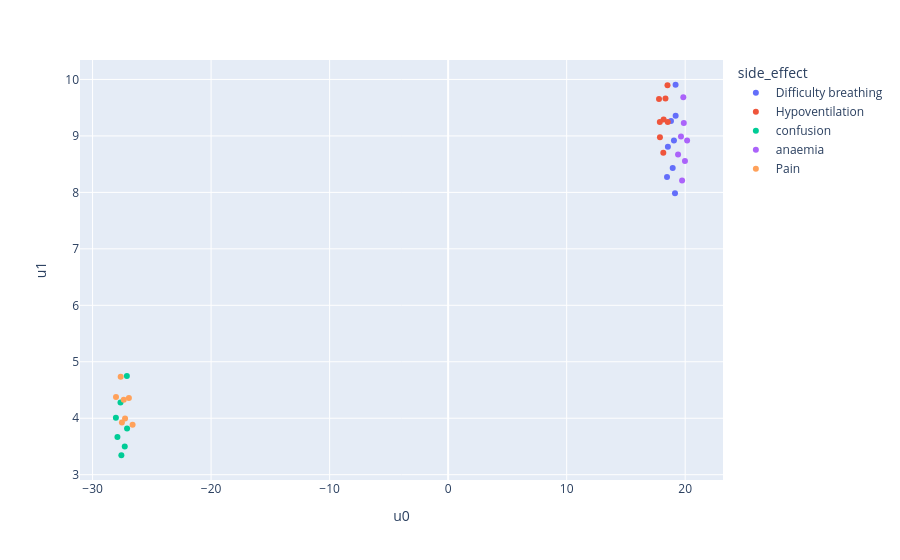

Notebook source saved alongside this figure:
### Markdown cell above
#UMAP

### Code cell
import pandas as pd
from plotly.express import scatter
from umap import UMAP

umap_start = now()
umap_model = UMAP(n_components=2, random_state=2024, verbose=False, n_jobs=1)
top_df[['u0', 'u1']] = umap_model.fit_transform(X=document_embeddings)
top_df['short text'] = top_df['side_effect'].apply(func=lambda x: ' '.join(x.split()[:20]) + '...')
IGNORE = {'-none-', }
scatter(data_frame=top_df[~top_df['keyword'].isin(IGNORE)], x='u0', y='u1', hover_name='short text',
        hover_data=['keyword', 'polypharmacy', 'side_effect'],
        color = 'side_effect',
       ).show()
print('UMAP time: {}'.format(now() - umap_start))

### Figure 1 — Plotly figure (JSON) as saved in the notebook; plotly's stock layout.template omitted (floating-point values rounded to 4 significant figures)
{"data": [{"customdata": [["breathing", "C0013404", "Difficulty breathing"], ["breathing", "C0013404", "Difficulty breathing"], ["breathing", "C0013404", "Difficulty breathing"], ["breathing", "C0013404", "Difficulty breathing"], ["breathing", "C0013404", "Difficulty breathing"], ["breathing", "C0013404", "Difficulty breathing"], ["breathing", "C0013404", "Difficulty breathing"], ["breathing", "C0013404", "Difficulty breathing"]], "hovertemplate": "<b>%{hovertext}</b><br><br>side_effect=%{customdata[2]}<br>u0=%{x}<br>u1=%{y}<br>keyword=%{customdata[0]}<br>polypharmacy=%{customdata[1]}<extra></extra>", "hovertext": ["Difficulty breathing...", "Difficulty breathing...", "Difficulty breathing...", "Difficulty breathing...", "Difficulty breathing...", "Difficulty breathing...", "Difficulty breathing...", "Difficulty breathing..."], "legendgroup": "Difficulty breathing", "marker": {"color": "#636efa", "symbol": "circle"}, "mode": "markers", "name": "Difficulty breathing", "orientation": "v", "showlegend": true, "x": [18.95, 18.8, 18.47, 19.19, 19.05, 18.54, 19.14, 19.19], "xaxis": "x", "y": [8.432, 9.265, 8.271, 9.355, 8.921, 8.808, 7.986, 9.906], "yaxis": "y", "type": "scatter"}, {"customdata": [["hypoventilation", "C0398353", "Hypoventilation"], ["hypoventilation", "C0398353", "Hypoventilation"], ["hypoventilation", "C0398353", "Hypoventilation"], ["hypoventilation", "C0398353", "Hypoventilation"], ["hypoventilation", "C0398353", "Hypoventilation"], ["hypoventilation", "C0398353", "Hypoventilation"], ["hypoventilation", "C0398353", "Hypoventilation"], ["hypoventilation", "C0398353", "Hypoventilation"]], "hovertemplate": "<b>%{hovertext}</b><br><br>side_effect=%{customdata[2]}<br>u0=%{x}<br>u1=%{y}<br>keyword=%{customdata[0]}<br>polypharmacy=%{customdata[1]}<extra></extra>", "hovertext": ["Hypoventilation...", "Hypoventilation...", "Hypoventilation...", "Hypoventilation...", "Hypoventilation...", "Hypoventilation...", "Hypoventilation...", "Hypoventilation..."], "legendgroup": "Hypoventilation", "marker": {"color": "#EF553B", "symbol": "circle"}, "mode": "markers", "name": "Hypoventilation", "orientation": "v", "showlegend": true, "x": [18.18, 18.15, 18.51, 17.87, 18.53, 17.79, 18.34, 17.86], "xaxis": "x", "y": [9.292, 8.703, 9.898, 8.978, 9.248, 9.656, 9.663, 9.245], "yaxis": "y", "type": "scatter"}, {"customdata": [["confusion", "C0009676", "confusion"], ["confusion", "C0009676", "confusion"], ["confusion", "C0009676", "confusion"], ["confusion", "C0009676", "confusion"], ["confusion", "C0009676", "confusion"], ["confusion", "C0009676", "confusion"], ["confusion", "C0009676", "confusion"]], "hovertemplate": "<b>%{hovertext}</b><br><br>side_effect=%{customdata[2]}<br>u0=%{x}<br>u1=%{y}<br>keyword=%{customdata[0]}<br>polypharmacy=%{customdata[1]}<extra></extra>", "hovertext": ["confusion...", "confusion...", "confusion...", "confusion...", "confusion...", "confusion...", "confusion..."], "legendgroup": "confusion", "marker": {"color": "#00cc96", "symbol": "circle"}, "mode": "markers", "name": "confusion", "orientation": "v", "showlegend": true, "x": [-27.09, -27.64, -28.03, -27.57, -27.9, -27.11, -27.28], "xaxis": "x", "y": [3.818, 4.279, 4.008, 3.345, 3.668, 4.747, 3.501], "yaxis": "y", "type": "scatter"}, {"customdata": [["anaemia", "C0002871", "anaemia"], ["anaemia", "C0002871", "anaemia"], ["anaemia", "C0002871", "anaemia"], ["anaemia", "C0002871", "anaemia"], ["anaemia", "C0002871", "anaemia"], ["anaemia", "C0002871", "anaemia"], ["anaemia", "C0002871", "anaemia"]], "hovertemplate": "<b>%{hovertext}</b><br><br>side_effect=%{customdata[2]}<br>u0=%{x}<br>u1=%{y}<br>keyword=%{customdata[0]}<br>polypharmacy=%{customdata[1]}<extra></extra>", "hovertext": ["anaemia...", "anaemia...", "anaemia...", "anaemia...", "anaemia...", "anaemia...", "anaemia..."], "legendgroup": "anaemia", "marker": {"color": "#ab63fa", "symbol": "circle"}, "mode": "markers", "name": "anaemia", "orientation": "v", "showlegend": true, "x": [19.88, 19.65, 19.4, 19.84, 19.74, 20.16, 19.98], "xaxis": "x", "y": [9.231, 8.988, 8.669, 9.684, 8.209, 8.92, 8.558], "yaxis": "y", "type": "scatter"}, {"customdata": [["pain", "C0030193", "Pain"], ["pain", "C0030193", "Pain"], ["pain", "C0030193", "Pain"], ["pain", "C0030193", "Pain"], ["pain", "C0030193", "Pain"], ["pain", "C0030193", "Pain"], ["pain", "C0030193", "Pain"]], "hovertemplate": "<b>%{hovertext}</b><br><br>side_effect=%{customdata[2]}<br>u0=%{x}<br>u1=%{y}<br>keyword=%{customdata[0]}<br>polypharmacy=%{customdata[1]}<extra></extra>", "hovertext": ["Pain...", "Pain...", "Pain...", "Pain...", "Pain...", "Pain...", "Pain..."], "legendgroup": "Pain", "marker": {"color": "#FFA15A", "symbol": "circle"}, "mode": "markers", "name": "Pain", "orientation": "v", "showlegend": true, "x": [-27.52, -26.93, -27.26, -27.37, -27.63, -28.02, -26.62], "xaxis": "x", "y": [3.924, 4.356, 3.994, 4.326, 4.734, 4.377, 3.886], "yaxis": "y", "type": "scatter"}], "layout": {"xaxis": {"anchor": "y", "domain": [0, 1], "title": {"text": "u0"}, "type": "linear", "range": [-31.06, 23.19], "autorange": true}, "yaxis": {"anchor": "x", "domain": [0, 1], "title": {"text": "u1"}, "type": "linear", "range": [2.879, 10.37], "autorange": true}, "legend": {"title": {"text": "side_effect"}, "tracegroupgap": 0}, "margin": {"t": 60}, "autosize": true}}
